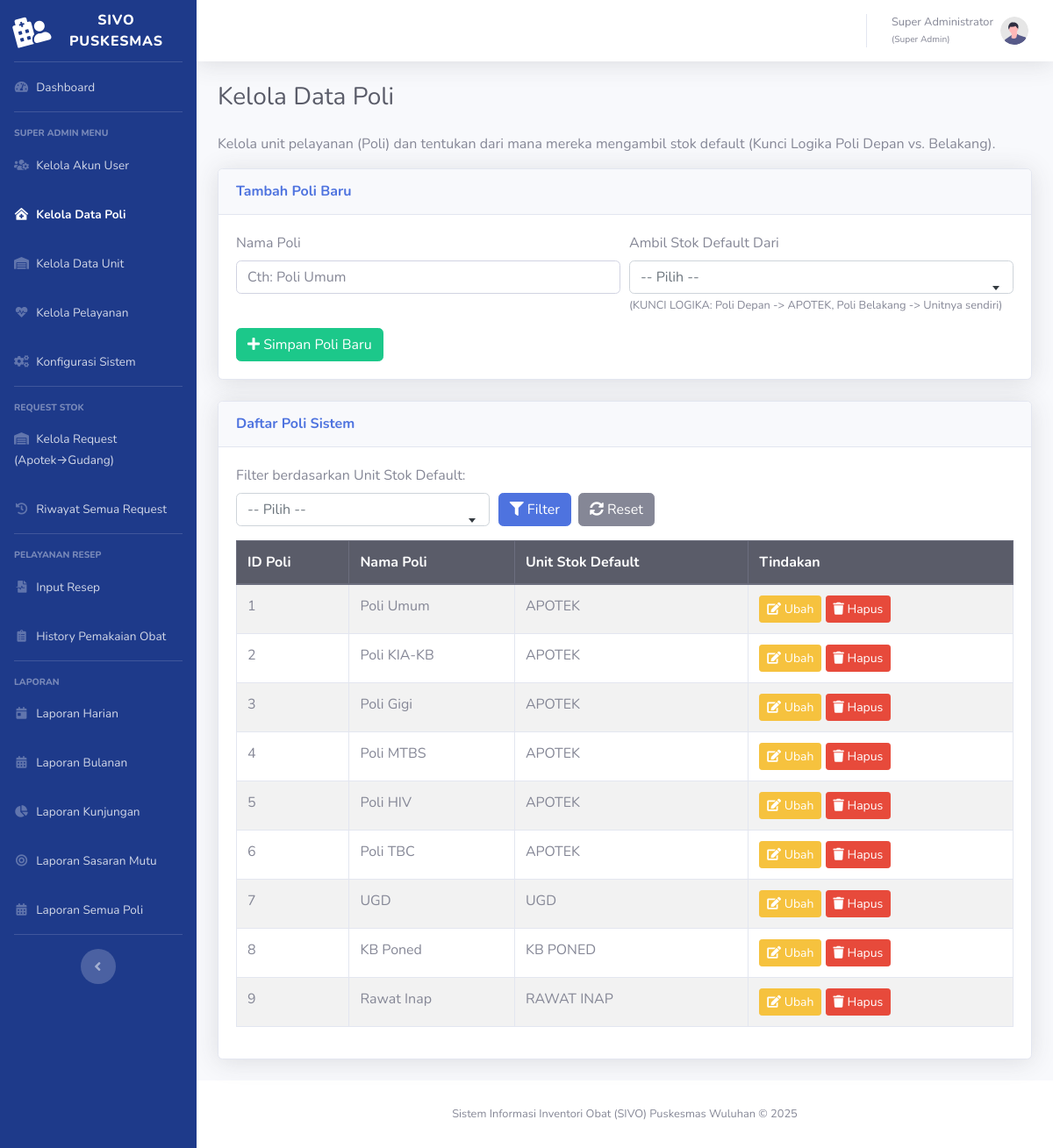
The page /master/data_poli.php (signed in) on the database its author committed.
### tables this page shows
CREATE TABLE `tbl_poli` (
  `id_poli` int(11) NOT NULL,
  `id_unit_stok_default` int(11) NOT NULL COMMENT 'KUNCI #1: Link ke sumber stok Poli (Poli Gigi -> Apotek, UGD -> UGD)',
  `nama_poli` varchar(100) NOT NULL COMMENT 'Cth: Poli Umum, Poli Gigi, UGD, Rawat Inap'
);

CREATE TABLE `tbl_unit` (
  `id_unit` int(11) NOT NULL,
  `nama_unit` varchar(50) NOT NULL COMMENT 'Cth: GUDANG, APOTEK, UGD, RAWAT INAP, KB PONED'
);

### config.php (called while the page is built, shortened)
<?php
if (!function_exists('csrf_token')) {
    function csrf_token(): string {
        return $_SESSION['csrf_token'];
    }
}
?>

### master/data_poli.php (the view, shortened to what this page needs)
<?php
require_once '../config.php';
$page_title = "Kelola Data Poli";
try {
    $filter_unit_id = isset($_GET['filter_unit']) ? $_GET['filter_unit'] : '';
    $sql_poli = "SELECT
                   p.id_poli,
                   p.nama_poli,
                   u.nama_unit AS nama_unit_default
                 FROM
                   tbl_poli p
                 JOIN
                   tbl_unit u ON p.id_unit_stok_default = u.id_unit";
    $params = [];
    $sql_poli .= " ORDER BY p.id_poli ASC";
    $stmt_poli_list = $pdo->prepare($sql_poli);
    $stmt_poli_list->execute($params);
    $polis = $stmt_poli_list->fetchAll();
} catch (PDOException $e) {
    die("Error mengambil data: " . $e->getMessage());
}
include '../templates/header.php';
?>
<main class="content">
    <h1 class="h3 mb-4 text-gray-800"><?php echo htmlspecialchars($page_title); ?></h1>
    <p>Kelola unit pelayanan (Poli) dan tentukan dari mana mereka mengambil stok default (Kunci Logika Poli Depan vs. Belakang).</p>
    <div class="card shadow mb-4">
        <div class="card-header py-3">
            <h6 class="m-0 font-weight-bold text-primary">Tambah Poli Baru</h6>
        </div>
        <div class="card-body">
            <form action="<?php echo BASE_URL; ?>master/proses_crud_poli.php" method="POST">
                <div class="form-row">
                    <div class="col-md-6">
                        <div class="form-group">
                            <label for="nama_poli">Nama Poli</label>
                            <input type="text" id="nama_poli" name="nama_poli" class="form-control" placeholder="Cth: Poli Umum" required>
                        </div>
                    </div>
                    <div class="col-md-6">
                         <div class="form-group">
                            <label for="id_unit_stok_default">Ambil Stok Default Dari</label>
                            <small class="form-text text-muted">(KUNCI LOGIKA: Poli Depan -> APOTEK, Poli Belakang -> Unitnya sendiri)</small>
                        </div>
                    </div>
                </div>
                <button type="submit" class="btn btn-success">
                    <i class="fas fa-plus"></i> Simpan Poli Baru
                </button>
            </form>
        </div>
    </div>
    <div class="card shadow mb-4">
        <div class="card-header py-3 d-flex flex-row align-items-center justify-content-between">
            <h6 class="m-0 font-weight-bold text-primary">Daftar Poli Sistem</h6>
        </div>
        <div class="card-body">
            <form action="<?php echo BASE_URL; ?>master/data_poli.php" method="GET" class="mb-3">
                <div class="form-row">
                    <div class="col-md-4">
                        <label for="filter_unit">Filter berdasarkan Unit Stok Default:</label>
                    </div>
                    <div class="col-md-4 d-flex align-items-end">
                        <button type="submit" class="btn btn-primary mr-2"><i class="fas fa-filter"></i> Filter</button>
                        <a href="<?php echo BASE_URL; ?>master/data_poli.php" class="btn btn-secondary"><i class="fas fa-sync-alt"></i> Reset</a>
                    </div>
                </div>
            </form>
            <div class="table-responsive">
                <table class="table table-bordered table-striped" id="dataTable" width="100%" cellspacing="0">
                    <thead class="thead-dark">
                        <tr>
                            <th>ID Poli</th>
                            <th>Nama Poli</th>
                            <th>Unit Stok Default</th>
                            <th>Tindakan</th>
                        </tr>
                    </thead>
                    <tbody>
                        <?php if (empty($polis)): ?>
                            <tr>
                                <td colspan="4" class="text-center">
                                    <?php echo empty($filter_unit_id) ? 'Belum ada data poli.' : 'Tidak ada data poli untuk unit yang difilter.'; ?>
                                </td>
                            </tr>
                        <?php else: ?>
                            <?php foreach ($polis as $poli): ?>
                                <tr>
                                    <td><?php echo $poli['id_poli']; ?></td>
                                    <td><?php echo htmlspecialchars($poli['nama_poli']); ?></td>
                                    <td><?php echo htmlspecialchars($poli['nama_unit_default']); ?></td>
                                    <td>
                                        <a href="#" class="btn btn-warning btn-sm">
                                            <i class="fas fa-edit"></i> Ubah
                                        </a>
                                        <a href="<?php echo BASE_URL; ?>master/proses_crud_poli.php?action=delete&id=<?php echo $poli['id_poli']; ?>&csrf_token=<?php echo csrf_token(); ?>"
                                           class="btn btn-danger btn-sm"
                                           onclick="return confirm('PERINGATAN! Menghapus poli ini bisa GAGAL jika masih terpakai oleh user atau data resep.\n\nLanjutkan menghapus poli (<?php echo htmlspecialchars($poli['nama_poli']); ?>)?');">
                                            <i class="fas fa-trash"></i> Hapus
                                        </a>
                                    </td>
                                </tr>
                            <?php endforeach; ?>
                        <?php endif; ?>
                    </tbody>
                </table>
            </div>
        </div>
    </div>
</main>
<?php
include '../templates/footer.php';
?>

### rows shown on the page
tbl_poli: id_poli "1", nama_poli "Poli Umum", id_unit_stok_default.nama_unit "APOTEK"
tbl_poli: id_poli "2", nama_poli "Poli KIA-KB", id_unit_stok_default.nama_unit "APOTEK"
tbl_poli: id_poli "3", nama_poli "Poli Gigi", id_unit_stok_default.nama_unit "APOTEK"
tbl_poli: id_poli "4", nama_poli "Poli MTBS", id_unit_stok_default.nama_unit "APOTEK"
tbl_poli: id_poli "5", nama_poli "Poli HIV", id_unit_stok_default.nama_unit "APOTEK"
tbl_poli: id_poli "6", nama_poli "Poli TBC", id_unit_stok_default.nama_unit "APOTEK"
tbl_poli: id_poli "7", nama_poli "UGD", id_unit_stok_default.nama_unit "UGD"
tbl_poli: id_poli "8", nama_poli "KB Poned", id_unit_stok_default.nama_unit "KB PONED"
tbl_poli: id_poli "9", nama_poli "Rawat Inap", id_unit_stok_default.nama_unit "RAWAT INAP"

### other values the page prints
$_SESSION['nama_lengkap'] "Super Administrator"
$_SESSION['role_nama'] "Super Admin"
$page_title "Kelola Data Poli"
